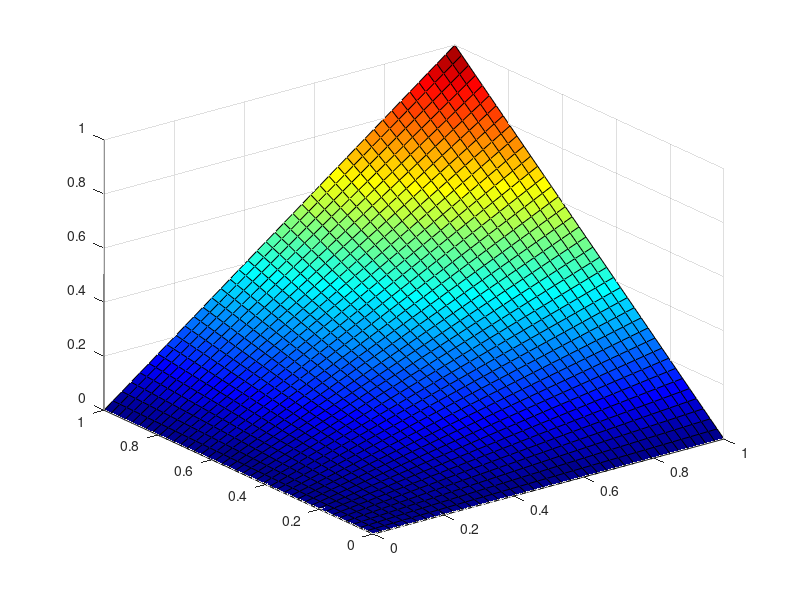

Write the MATLAB code that produced this figure. (Note: this script raises an error after producing the figure.)
%Tarea II Metodos numericos II
%Gabriel Alvarez Castrillo C00368
%Problema 1:
clearvars;
% La ecuación diferencial a resolver es ddu/dxx + ddu/dyy = 0
% Limites del dominio
xi = 0;
xf = 1;%m
yi = 0;
yf = 1;
%Partición del dominio
factor = 10;
n = factor*4; % Número de puntos en y
m = factor*4; % Número de puntos en x

h = (xf - xi) / (m - 1);
k = (yf - yi) / (n - 1);

x = (xi:h:xf)'; 
y = (yi:k:yf)'; 
% Inicialización de la matriz de solución
U = zeros(n, m);

%Para resolver la ec. Laplace 
f = @(x,y) 0;

% Aplicar condiciones de frontera
for j = 1:m
    U(j, 1) = 0;   % Condición de frontera izquierda
    U(j, n) = x(j);% Condición de frontera derecha
end
for i = 1:n
    U(1, i) = 0;   % Condición de frontera inferior
    U(m, i) = y(i);% Condición de frontera superior
end

% Coeficientes para el método numérico
alpha = 2 * (1 + (h / k)^2);
beta = (h / k)^2;

% .......... Matriz patrón con los coeficientes ..........
A = zeros(m - 2, m - 2);
for i = 1:m-2
    A(i, i) = alpha;
end
for i = 1:m-3
    A(i, i + 1) = -beta;
    A(i + 1, i) = -beta;
end
% Conforma la matriz del Problema:
C = A;
for i = 1:n-3
    C = blkdiag(C, A);% Agregar A a la matriz de bloques
end

for i = 0:size(C, 1) - (m - 1)
    C(i + 1, m - 1 + i) = -beta;
    C(m - 1 + i, i + 1) = -beta;
end

% Se crea el vector b:
b = zeros(size(C, 1), 1);
l = 0;
for i = 2:n-1
    for j = 2:m-1
        l = l + 1;
        b(l) = U(i,j) + U(i - 1, j) + U(i + 1, j) + beta * (U(i, j - 1) + U(i, j + 1))- (h^2)*f(x(j), y(i));
    end
end

% Resolver el sistema
u = C \ b;
% Rellenar la matriz U con los valores calculados
l = 0;
for i = 2:n-1
    for j = 2:m-1
        l = l + 1;
        U(i, j) = u(l);
    end
end

% Graficando la solución tenemos
[X,Y] = meshgrid(x,y);

figure(1)
h1 = surf(X,Y,U);
colormap jet;
h1.EdgeColor = 'none';
xlabel('x');
ylabel('y');
zlabel('U(x,y)');
title('Solución de la ec. de Laplace');
